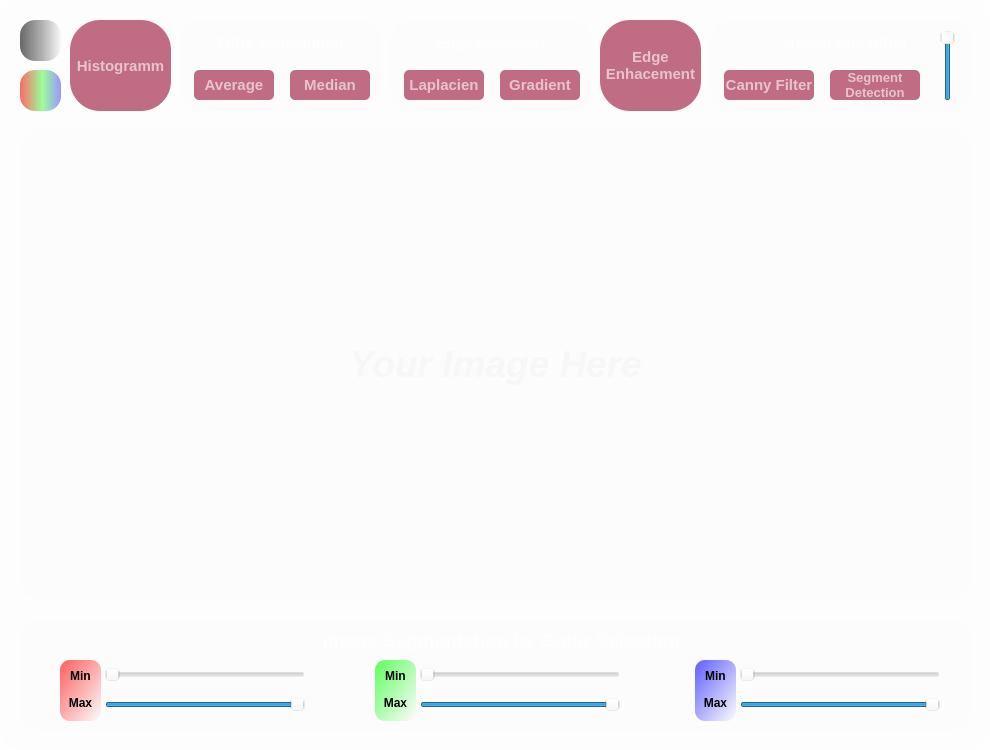
    <widget class="QFrame" name="image_Frame">
     <property name="geometry">
      <rect>
       <x>849</x>
       <y>100</y>
       <width>990</width>
       <height>750</height>
      </rect>
     </property>
     <property name="styleSheet">
      <string notr="true">background-color: rgba(240, 240, 240,0.1);
border-radius:20px;</string>
     </property>
     <property name="frameShape">
      <enum>QFrame::StyledPanel</enum>
     </property>
     <property name="frameShadow">
      <enum>QFrame::Raised</enum>
     </property>
     <widget class="QPushButton" name="histogramm_Button">
      <property name="geometry">
       <rect>
        <x>70</x>
        <y>20</y>
        <width>101</width>
        <height>91</height>
       </rect>
      </property>
      <property name="cursor">
       <cursorShape>PointingHandCursor</cursorShape>
      </property>
      <property name="styleSheet">
       <string notr="true">background-color: #C06C84;
font-size:11pt;
font-weight:bold;
border-radius:30%;
color:rgba(255, 255, 255, 0.6);


</string>
      </property>
      <property name="text">
       <string>Histogramm</string>
      </property>
     </widget>
     <widget class="QWidget" name="edge_Detection_Widget" native="true">
      <property name="geometry">
       <rect>
        <x>390</x>
        <y>20</y>
        <width>201</width>
        <height>91</height>
       </rect>
      </property>
      <widget class="QPushButton" name="laplacien_Button">
       <property name="geometry">
        <rect>
         <x>14</x>
         <y>50</y>
         <width>80</width>
         <height>30</height>
        </rect>
       </property>
       <property name="cursor">
        <cursorShape>PointingHandCursor</cursorShape>
       </property>
       <property name="styleSheet">
        <string notr="true">background-color: #C06C84;
font-size:11pt;
font-weight:bold;
border-radius:5%;
color:rgba(255, 255, 255, 0.6);


</string>
       </property>
       <property name="text">
        <string>Laplacien</string>
       </property>
      </widget>
      <widget class="QPushButton" name="gradient_Button">
       <property name="geometry">
        <rect>
         <x>110</x>
         <y>50</y>
         <width>80</width>
         <height>30</height>
        </rect>
       </property>
       <property name="cursor">
        <cursorShape>PointingHandCursor</cursorShape>
       </property>
       <property name="styleSheet">
        <string notr="true">background-color: #C06C84;
font-size:11pt;
font-weight:bold;
border-radius:5%;
color:rgba(255, 255, 255, 0.6);


</string>
       </property>
       <property name="text">
        <string>Gradient</string>
       </property>
      </widget>
      <widget class="QTextBrowser" name="textBrowser_4">
       <property name="geometry">
        <rect>
         <x>10</x>
         <y>10</y>
         <width>181</width>
         <height>31</height>
        </rect>
       </property>
       <property name="styleSheet">
        <string notr="true">background-color: rgba(0, 0, 0, 0);
color:rgba(255, 255, 255, 0.6);</string>
       </property>
       <property name="html">
        <string>&lt;!DOCTYPE HTML PUBLIC &quot;-//W3C//DTD HTML 4.0//EN&quot; &quot;http://www.w3.org/TR/REC-html40/strict.dtd&quot;&gt;
&lt;html&gt;&lt;head&gt;&lt;meta name=&quot;qrichtext&quot; content=&quot;1&quot; /&gt;&lt;meta charset=&quot;utf-8&quot; /&gt;&lt;style type=&quot;text/css&quot;&gt;
p, li { white-space: pre-wrap; }
hr { height: 1px; border-width: 0; }
li.unchecked::marker { content: &quot;\2610&quot;; }
li.checked::marker { content: &quot;\2612&quot;; }
&lt;/style&gt;&lt;/head&gt;&lt;body style=&quot; font-family:'Ubuntu'; font-size:11pt; font-weight:400; font-style:normal;&quot;&gt;
&lt;p align=&quot;center&quot; style=&quot; margin-top:0px; margin-bottom:0px; margin-left:0px; margin-right:0px; -qt-block-indent:0; text-indent:0px;&quot;&gt;&lt;span style=&quot; font-weight:700;&quot;&gt;Edge Detection&lt;/span&gt;&lt;/p&gt;&lt;/body&gt;&lt;/html&gt;</string>
       </property>
      </widget>
     </widget>
     <widget class="QLabel" name="image_Figure">
      <property name="geometry">
       <rect>
        <x>20</x>
        <y>129</y>
        <width>951</width>
        <height>471</height>
       </rect>
      </property>
      <property name="styleSheet">
       <string notr="true">color : rgba(240,240,240,0.5);</string>
      </property>
      <property name="text">
       <string>&lt;html&gt;&lt;head/&gt;&lt;body&gt;&lt;p align=&quot;center&quot;&gt;&lt;span style=&quot; font-size:28pt; font-weight:700; font-style:italic;&quot;&gt;Your Image Here&lt;/span&gt;&lt;/p&gt;&lt;/body&gt;&lt;/html&gt;</string>
      </property>
      <property name="scaledContents">
       <bool>false</bool>
      </property>
      <property name="alignment">
       <set>Qt::AlignCenter</set>
      </property>
     </widget>
     <widget class="QWidget" name="filter_Convolution_Widget" native="true">
      <property name="geometry">
       <rect>
        <x>180</x>
        <y>20</y>
        <width>201</width>
        <height>91</height>
       </rect>
      </property>
      <widget class="QPushButton" name="average_Button">
       <property name="geometry">
        <rect>
         <x>14</x>
         <y>50</y>
         <width>80</width>
         <height>30</height>
        </rect>
       </property>
       <property name="font">
        <font>
         <pointsize>11</pointsize>
         <bold>true</bold>
        </font>
       </property>
       <property name="cursor">
        <cursorShape>PointingHandCursor</cursorShape>
       </property>
       <property name="styleSheet">
        <string notr="true">background-color: #C06C84;
font-size:11pt;
font-weight:bold;
border-radius:5%;
color:rgba(255, 255, 255, 0.6);


</string>
       </property>
       <property name="text">
        <string>Average</string>
       </property>
      </widget>
      <widget class="QPushButton" name="median_Button">
       <property name="geometry">
        <rect>
         <x>110</x>
         <y>50</y>
         <width>80</width>
         <height>30</height>
        </rect>
       </property>
       <property name="cursor">
        <cursorShape>PointingHandCursor</cursorShape>
       </property>
       <property name="styleSheet">
        <string notr="true">background-color: #C06C84;
font-size:11pt;
font-weight:bold;
border-radius:5%;
color:rgba(255, 255, 255, 0.6);


</string>
       </property>
       <property name="text">
        <string>Median</string>
       </property>
      </widget>
      <widget class="QTextBrowser" name="textBrowser_5">
       <property name="geometry">
        <rect>
         <x>10</x>
         <y>10</y>
         <width>181</width>
         <height>31</height>
        </rect>
       </property>
       <property name="styleSheet">
        <string notr="true">background-color: rgba(0, 0, 0, 0);
color:rgba(255, 255, 255, 0.6);</string>
       </property>
       <property name="html">
        <string>&lt;!DOCTYPE HTML PUBLIC &quot;-//W3C//DTD HTML 4.0//EN&quot; &quot;http://www.w3.org/TR/REC-html40/strict.dtd&quot;&gt;
&lt;html&gt;&lt;head&gt;&lt;meta name=&quot;qrichtext&quot; content=&quot;1&quot; /&gt;&lt;meta charset=&quot;utf-8&quot; /&gt;&lt;style type=&quot;text/css&quot;&gt;
p, li { white-space: pre-wrap; }
hr { height: 1px; border-width: 0; }
li.unchecked::marker { content: &quot;\2610&quot;; }
li.checked::marker { content: &quot;\2612&quot;; }
&lt;/style&gt;&lt;/head&gt;&lt;body style=&quot; font-family:'Ubuntu'; font-size:11pt; font-weight:400; font-style:normal;&quot;&gt;
&lt;p align=&quot;center&quot; style=&quot; margin-top:0px; margin-bottom:0px; margin-left:0px; margin-right:0px; -qt-block-indent:0; text-indent:0px;&quot;&gt;&lt;span style=&quot; font-weight:700;&quot;&gt;Filtre convolution&lt;/span&gt;&lt;/p&gt;&lt;/body&gt;&lt;/html&gt;</string>
       </property>
      </widget>
     </widget>
     <widget class="QWidget" name="image_Segmentation_Widget" native="true">
      <property name="geometry">
       <rect>
        <x>20</x>
        <y>620</y>
        <width>951</width>
        <height>111</height>
       </rect>
      </property>
      <widget class="QTextBrowser" name="Image_Segmentation_Title">
       <property name="geometry">
        <rect>
         <x>286</x>
         <y>5</y>
         <width>391</width>
         <height>31</height>
        </rect>
       </property>
       <property name="styleSheet">
        <string notr="true">background-color: rgba(0, 0, 0, 0);
color:rgba(255, 255, 255, 0.6);</string>
       </property>
       <property name="html">
        <string>&lt;!DOCTYPE HTML PUBLIC &quot;-//W3C//DTD HTML 4.0//EN&quot; &quot;http://www.w3.org/TR/REC-html40/strict.dtd&quot;&gt;
&lt;html&gt;&lt;head&gt;&lt;meta name=&quot;qrichtext&quot; content=&quot;1&quot; /&gt;&lt;meta charset=&quot;utf-8&quot; /&gt;&lt;style type=&quot;text/css&quot;&gt;
p, li { white-space: pre-wrap; }
hr { height: 1px; border-width: 0; }
li.unchecked::marker { content: &quot;\2610&quot;; }
li.checked::marker { content: &quot;\2612&quot;; }
&lt;/style&gt;&lt;/head&gt;&lt;body style=&quot; font-family:'Ubuntu'; font-size:11pt; font-weight:400; font-style:normal;&quot;&gt;
&lt;p align=&quot;center&quot; style=&quot; margin-top:0px; margin-bottom:0px; margin-left:0px; margin-right:0px; -qt-block-indent:0; text-indent:0px;&quot;&gt;&lt;span style=&quot; font-size:14pt; font-weight:700;&quot;&gt;Image Segmentation by Color Selection&lt;/span&gt;&lt;/p&gt;&lt;/body&gt;&lt;/html&gt;</string>
       </property>
      </widget>
      <widget class="QSlider" name="r_Min_HorizontalSlider">
       <property name="geometry">
        <rect>
         <x>85</x>
         <y>45</y>
         <width>200</width>
         <height>20</height>
        </rect>
       </property>
       <property name="styleSheet">
        <string notr="true"/>
       </property>
       <property name="maximum">
        <number>255</number>
       </property>
       <property name="orientation">
        <enum>Qt::Horizontal</enum>
       </property>
      </widget>
      <widget class="QSlider" name="g_Min_HorizontalSlider">
       <property name="geometry">
        <rect>
         <x>400</x>
         <y>45</y>
         <width>200</width>
         <height>20</height>
        </rect>
       </property>
       <property name="maximum">
        <number>255</number>
       </property>
       <property name="orientation">
        <enum>Qt::Horizontal</enum>
       </property>
      </widget>
      <widget class="QSlider" name="b_Min_HorizontalSlider">
       <property name="geometry">
        <rect>
         <x>720</x>
         <y>45</y>
         <width>200</width>
         <height>20</height>
        </rect>
       </property>
       <property name="maximum">
        <number>255</number>
       </property>
       <property name="orientation">
        <enum>Qt::Horizontal</enum>
       </property>
      </widget>
      <widget class="QSlider" name="r_Max_HorizontalSlider">
       <property name="geometry">
        <rect>
         <x>85</x>
         <y>75</y>
         <width>200</width>
         <height>20</height>
        </rect>
       </property>
       <property name="styleSheet">
        <string notr="true"/>
       </property>
       <property name="maximum">
        <number>255</number>
       </property>
       <property name="value">
        <number>255</number>
       </property>
       <property name="orientation">
        <enum>Qt::Horizontal</enum>
       </property>
      </widget>
      <widget class="QSlider" name="g_Max_HorizontalSlider">
       <property name="geometry">
        <rect>
         <x>400</x>
         <y>75</y>
         <width>200</width>
         <height>20</height>
        </rect>
       </property>
       <property name="maximum">
        <number>255</number>
       </property>
       <property name="value">
        <number>255</number>
       </property>
       <property name="orientation">
        <enum>Qt::Horizontal</enum>
       </property>
      </widget>
      <widget class="QSlider" name="b_Max_HorizontalSlider">
       <property name="geometry">
        <rect>
         <x>720</x>
         <y>75</y>
         <width>200</width>
         <height>20</height>
        </rect>
       </property>
       <property name="maximum">
        <number>255</number>
       </property>
       <property name="singleStep">
        <number>100</number>
       </property>
       <property name="value">
        <number>255</number>
       </property>
       <property name="orientation">
        <enum>Qt::Horizontal</enum>
       </property>
       <property name="invertedAppearance">
        <bool>false</bool>
       </property>
       <property name="invertedControls">
        <bool>false</bool>
       </property>
      </widget>
      <widget class="QTextBrowser" name="R_TextBrowser">
       <property name="geometry">
        <rect>
         <x>40</x>
         <y>40</y>
         <width>41</width>
         <height>61</height>
        </rect>
       </property>
       <property name="styleSheet">
        <string notr="true">background-color: rgba(255, 0, 0, 0.2);
background-color: qlineargradient(spread:pad, x1:0.062, y1:0.023864, x2:1, y2:1, stop:0 rgba(255, 0, 0, 0.6), stop:1 rgba(255, 0, 0, 0));
padding-top:5px;
font-size : 12px;
border-radius : 10px;
padding-bottom:-2px;
</string>
       </property>
       <property name="html">
        <string>&lt;!DOCTYPE HTML PUBLIC &quot;-//W3C//DTD HTML 4.0//EN&quot; &quot;http://www.w3.org/TR/REC-html40/strict.dtd&quot;&gt;
&lt;html&gt;&lt;head&gt;&lt;meta name=&quot;qrichtext&quot; content=&quot;1&quot; /&gt;&lt;meta charset=&quot;utf-8&quot; /&gt;&lt;style type=&quot;text/css&quot;&gt;
p, li { white-space: pre-wrap; }
hr { height: 1px; border-width: 0; }
li.unchecked::marker { content: &quot;\2610&quot;; }
li.checked::marker { content: &quot;\2612&quot;; }
&lt;/style&gt;&lt;/head&gt;&lt;body style=&quot; font-family:'Ubuntu'; font-size:12px; font-weight:400; font-style:normal;&quot;&gt;
&lt;p align=&quot;center&quot; style=&quot; margin-top:0px; margin-bottom:13px; margin-left:0px; margin-right:0px; -qt-block-indent:0; text-indent:0px;&quot;&gt;&lt;span style=&quot; font-size:9pt; font-weight:700;&quot;&gt;Min&lt;/span&gt;&lt;/p&gt;
&lt;p align=&quot;center&quot; style=&quot; margin-top:0px; margin-bottom:-5px; margin-left:0px; margin-right:0px; -qt-block-indent:0; text-indent:0px;&quot;&gt;&lt;span style=&quot; font-size:9pt; font-weight:700;&quot;&gt;Max&lt;/span&gt;&lt;/p&gt;&lt;/body&gt;&lt;/html&gt;</string>
       </property>
      </widget>
      <widget class="QTextBrowser" name="R_TextBrowser_2">
       <property name="geometry">
        <rect>
         <x>355</x>
         <y>40</y>
         <width>41</width>
         <height>61</height>
        </rect>
       </property>
       <property name="styleSheet">
        <string notr="true">background-color: rgba(0, 255, 0, 0.2);
background-color: qlineargradient(spread:pad, x1:0.062, y1:0.023864, x2:1, y2:1, stop:0 rgba(0, 255, 0, 0.6), stop:1 rgba(0, 255, 0, 0));
padding-top:5px;
font-size : 12px;
border-radius : 10px;
padding-bottom:-2px;
</string>
       </property>
       <property name="html">
        <string>&lt;!DOCTYPE HTML PUBLIC &quot;-//W3C//DTD HTML 4.0//EN&quot; &quot;http://www.w3.org/TR/REC-html40/strict.dtd&quot;&gt;
&lt;html&gt;&lt;head&gt;&lt;meta name=&quot;qrichtext&quot; content=&quot;1&quot; /&gt;&lt;meta charset=&quot;utf-8&quot; /&gt;&lt;style type=&quot;text/css&quot;&gt;
p, li { white-space: pre-wrap; }
hr { height: 1px; border-width: 0; }
li.unchecked::marker { content: &quot;\2610&quot;; }
li.checked::marker { content: &quot;\2612&quot;; }
&lt;/style&gt;&lt;/head&gt;&lt;body style=&quot; font-family:'Ubuntu'; font-size:12px; font-weight:400; font-style:normal;&quot;&gt;
&lt;p align=&quot;center&quot; style=&quot; margin-top:0px; margin-bottom:13px; margin-left:0px; margin-right:0px; -qt-block-indent:0; text-indent:0px;&quot;&gt;&lt;span style=&quot; font-size:9pt; font-weight:700;&quot;&gt;Min&lt;/span&gt;&lt;/p&gt;
&lt;p align=&quot;center&quot; style=&quot; margin-top:0px; margin-bottom:-5px; margin-left:0px; margin-right:0px; -qt-block-indent:0; text-indent:0px;&quot;&gt;&lt;span style=&quot; font-size:9pt; font-weight:700;&quot;&gt;Max&lt;/span&gt;&lt;/p&gt;&lt;/body&gt;&lt;/html&gt;</string>
       </property>
      </widget>
      <widget class="QTextBrowser" name="R_TextBrowser_3">
       <property name="geometry">
        <rect>
         <x>675</x>
         <y>40</y>
         <width>41</width>
         <height>61</height>
        </rect>
       </property>
       <property name="styleSheet">
        <string notr="true">background-color: rgba(0, 0, 255, 0.2);
background-color: qlineargradient(spread:pad, x1:0.062, y1:0.023864, x2:1, y2:1, stop:0 rgba(0, 0, 255, 0.6), stop:1 rgba(0, 0, 255, 0));
padding-top:5px;
font-size : 12px;
border-radius : 10px;
padding-bottom:-2px;
</string>
       </property>
       <property name="html">
        <string>&lt;!DOCTYPE HTML PUBLIC &quot;-//W3C//DTD HTML 4.0//EN&quot; &quot;http://www.w3.org/TR/REC-html40/strict.dtd&quot;&gt;
&lt;html&gt;&lt;head&gt;&lt;meta name=&quot;qrichtext&quot; content=&quot;1&quot; /&gt;&lt;meta charset=&quot;utf-8&quot; /&gt;&lt;style type=&quot;text/css&quot;&gt;
p, li { white-space: pre-wrap; }
hr { height: 1px; border-width: 0; }
li.unchecked::marker { content: &quot;\2610&quot;; }
li.checked::marker { content: &quot;\2612&quot;; }
&lt;/style&gt;&lt;/head&gt;&lt;body style=&quot; font-family:'Ubuntu'; font-size:12px; font-weight:400; font-style:normal;&quot;&gt;
&lt;p align=&quot;center&quot; style=&quot; margin-top:0px; margin-bottom:13px; margin-left:0px; margin-right:0px; -qt-block-indent:0; text-indent:0px;&quot;&gt;&lt;span style=&quot; font-size:9pt; font-weight:700;&quot;&gt;Min&lt;/span&gt;&lt;/p&gt;
&lt;p align=&quot;center&quot; style=&quot; margin-top:0px; margin-bottom:-5px; margin-left:0px; margin-right:0px; -qt-block-indent:0; text-indent:0px;&quot;&gt;&lt;span style=&quot; font-size:9pt; font-weight:700;&quot;&gt;Max&lt;/span&gt;&lt;/p&gt;&lt;/body&gt;&lt;/html&gt;</string>
       </property>
      </widget>
     </widget>
     <widget class="QPushButton" name="edge_Enhancement_Button">
      <property name="geometry">
       <rect>
        <x>600</x>
        <y>20</y>
        <width>101</width>
        <height>91</height>
       </rect>
      </property>
      <property name="cursor">
       <cursorShape>PointingHandCursor</cursorShape>
      </property>
      <property name="styleSheet">
       <string notr="true">background-color: #C06C84;
font-size:11pt;
font-weight:bold;
border-radius:30%;
color:rgba(255, 255, 255, 0.6);


</string>
      </property>
      <property name="text">
       <string>Edge 
Enhacement</string>
      </property>
     </widget>
     <widget class="QPushButton" name="gray_Scale_Button">
      <property name="geometry">
       <rect>
        <x>20</x>
        <y>20</y>
        <width>41</width>
        <height>41</height>
       </rect>
      </property>
      <property name="cursor">
       <cursorShape>PointingHandCursor</cursorShape>
      </property>
      <property name="styleSheet">
       <string notr="true">background-color: #C06C84;
background-color: qlineargradient(spread:pad, x1:0, y1:0, x2:1, y2:0, stop:0 rgba(0, 0, 0, 150), stop:0.55 rgba(127, 127, 127, 150), stop:0.98 rgba(240, 240, 240, 150), stop:1 rgba(255, 255, 255, 150));

font-size:9pt;
font-weight:bold;
border-radius:15%;
color:rgba(255, 255, 255, 0.6);


</string>
      </property>
      <property name="text">
       <string/>
      </property>
     </widget>
     <widget class="QPushButton" name="rgb_Button">
      <property name="geometry">
       <rect>
        <x>20</x>
        <y>70</y>
        <width>41</width>
        <height>41</height>
       </rect>
      </property>
      <property name="cursor">
       <cursorShape>PointingHandCursor</cursorShape>
      </property>
      <property name="styleSheet">
       <string notr="true">background-color: #C06C84;
background-color: qlineargradient(spread:pad, x1:0, y1:0, x2:1, y2:0, stop:0 rgba(255, 0, 0, 150), stop:0.55  rgba(0, 255, 0, 100), stop:0.98  rgba(0, 0, 255, 100), stop:1 rgba(0, 0, 0, 100));
font-size:11pt;
font-weight:bold;
border-radius:15%;
color:rgba(255, 255, 255, 0.6);


</string>
      </property>
      <property name="text">
       <string/>
      </property>
     </widget>
     <widget class="QWidget" name="edge_Detection_Widget_2" native="true">
      <property name="geometry">
       <rect>
        <x>710</x>
        <y>20</y>
        <width>261</width>
        <height>91</height>
       </rect>
      </property>
      <widget class="QPushButton" name="canny_Button">
       <property name="geometry">
        <rect>
         <x>14</x>
         <y>50</y>
         <width>90</width>
         <height>30</height>
        </rect>
       </property>
       <property name="cursor">
        <cursorShape>PointingHandCursor</cursorShape>
       </property>
       <property name="styleSheet">
        <string notr="true">background-color: #C06C84;
font-size:11pt;
font-weight:bold;
border-radius:5%;
color:rgba(255, 255, 255, 0.6);


</string>
       </property>
       <property name="text">
        <string>Canny Filter</string>
       </property>
      </widget>
      <widget class="QPushButton" name="segment_Detection_Button">
       <property name="geometry">
        <rect>
         <x>120</x>
         <y>50</y>
         <width>90</width>
         <height>30</height>
        </rect>
       </property>
       <property name="cursor">
        <cursorShape>PointingHandCursor</cursorShape>
       </property>
       <property name="styleSheet">
        <string notr="true">background-color: #C06C84;
font-size:10pt;
font-weight:bold;
border-radius:5%;
color:rgba(255, 255, 255, 0.6);


</string>
       </property>
       <property name="text">
        <string>Segment
Detection</string>
       </property>
      </widget>
      <widget class="QTextBrowser" name="textBrowser_6">
       <property name="geometry">
        <rect>
         <x>45</x>
         <y>10</y>
         <width>181</width>
         <height>31</height>
        </rect>
       </property>
       <property name="styleSheet">
        <string notr="true">background-color: rgba(0, 0, 0, 0);
color:rgba(255, 255, 255, 0.6);</string>
       </property>
       <property name="html">
        <string>&lt;!DOCTYPE HTML PUBLIC &quot;-//W3C//DTD HTML 4.0//EN&quot; &quot;http://www.w3.org/TR/REC-html40/strict.dtd&quot;&gt;
&lt;html&gt;&lt;head&gt;&lt;meta name=&quot;qrichtext&quot; content=&quot;1&quot; /&gt;&lt;meta charset=&quot;utf-8&quot; /&gt;&lt;style type=&quot;text/css&quot;&gt;
p, li { white-space: pre-wrap; }
hr { height: 1px; border-width: 0; }
li.unchecked::marker { content: &quot;\2610&quot;; }
li.checked::marker { content: &quot;\2612&quot;; }
&lt;/style&gt;&lt;/head&gt;&lt;body style=&quot; font-family:'Ubuntu'; font-size:11pt; font-weight:400; font-style:normal;&quot;&gt;
&lt;p align=&quot;center&quot; style=&quot; margin-top:0px; margin-bottom:0px; margin-left:0px; margin-right:0px; -qt-block-indent:0; text-indent:0px;&quot;&gt;&lt;span style=&quot; font-weight:700;&quot;&gt;Hough Algorithm&lt;/span&gt;&lt;/p&gt;&lt;/body&gt;&lt;/html&gt;</string>
       </property>
      </widget>
      <widget class="QSlider" name="t_Count_Hough_VerticalSlider">
       <property name="geometry">
        <rect>
         <x>230</x>
         <y>10</y>
         <width>16</width>
         <height>71</height>
        </rect>
       </property>
       <property name="styleSheet">
        <string notr="true"/>
       </property>
       <property name="minimum">
        <number>50</number>
       </property>
       <property name="maximum">
        <number>120</number>
       </property>
       <property name="singleStep">
        <number>5</number>
       </property>
       <property name="value">
        <number>120</number>
       </property>
       <property name="orientation">
        <enum>Qt::Vertical</enum>
       </property>
      </widget>
     </widget>
    </widget>
